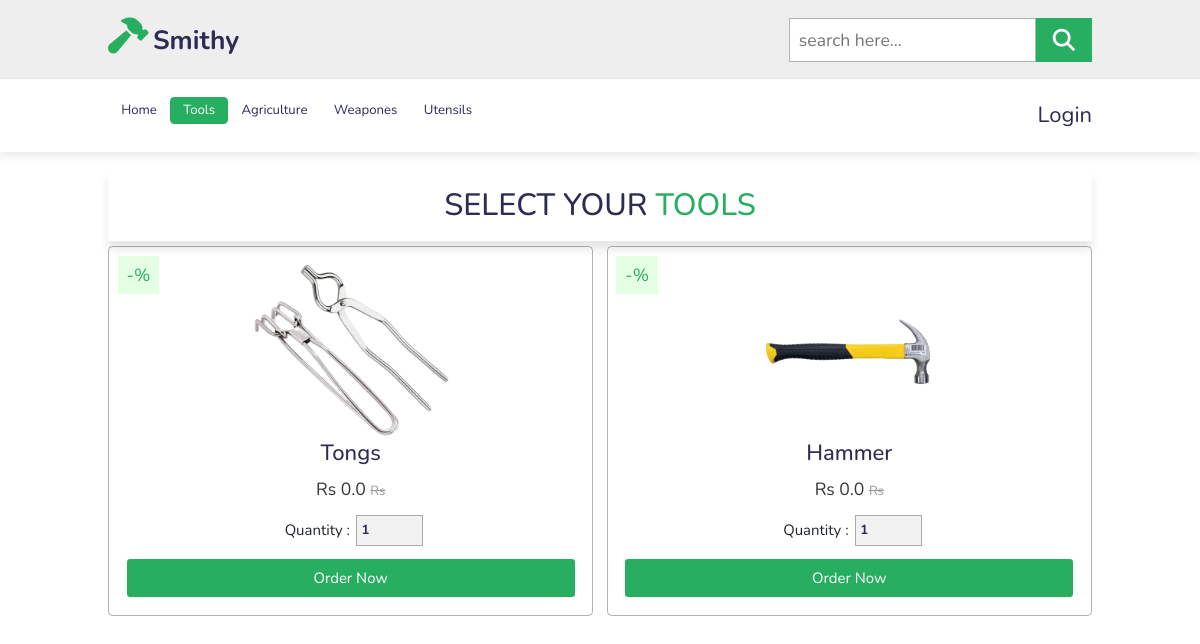
/tools/, run on an earlier commit of the app's database.
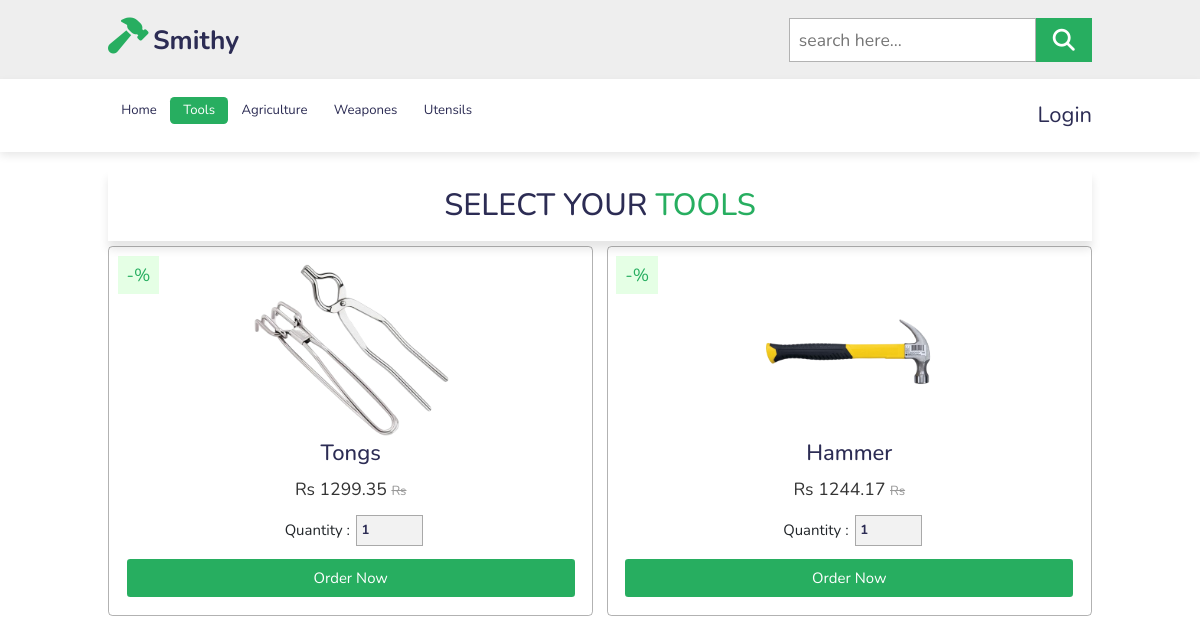
And on a later commit of the database.
### shop/models.py (models this page shows, shortened)
class Product(models.Model):
    title = models.CharField(max_length=100)
    price = models.FloatField(default=0)
    discount = models.IntegerField(default=0)
    discounted_price = models.FloatField(default=0)
    description = models.TextField(blank= True, null=True, unique = True)
    category = models.CharField(max_length=100)
    product_image = models.ImageField(upload_to='static/image/')
    quantity=models.IntegerField(default=1)
    seller = models.CharField(default='NA',max_length=100)
    seller_email = models.CharField(default='NA',max_length=100)
    @property
    def discounted_price(self):
        discount_amount = (self.price * self.discount) / 100
        discounted_price = self.price - discount_amount
        return discounted_price

### shop/views.py (the view)
# urls.py: path('tools/', views.tools, name='tools'),
def tools(request):
    productData = Product.objects.filter(category='T')
    data = {
        'productData' : productData
    }
    return render(request, 'shop/tools.html', data)

### shop/templates/shop/tools.html
{% extends 'base.html' %}
{% load static %}
{% block content %}
<section class="product" id="product">
    <h1 class="heading">Select Your <span>Tools</span></h1>
    <div class="box-container">
        {% for n in productData %}
        <div class="box">
            <span class="discount">-{{n.percentage}}%</span>
            <img src="/{{n.product_image}}" alt="image">
            <h3>{{n.title}}</h3>
            <div class="price"> Rs {{n.discounted_price}} <span> Rs {{n.selling_price}} </span> </div>
            <div class="quantity">
                <span>quantity : </span>
                <input type="number" min="1" max="1000" value="1">
            </div>
            <a href="{% url 'shop:product_details' n.id %}" class="btn">Order Now</a>
        </div>
        {% endfor %}
    </div>
</section>
{% endblock %}

What changed in the data, as far as the page shows it:
changed Product "Tongs": discounted_price "0.0" → "1299.35"
changed Product "Hammer": discounted_price "0.0" → "1244.17"
